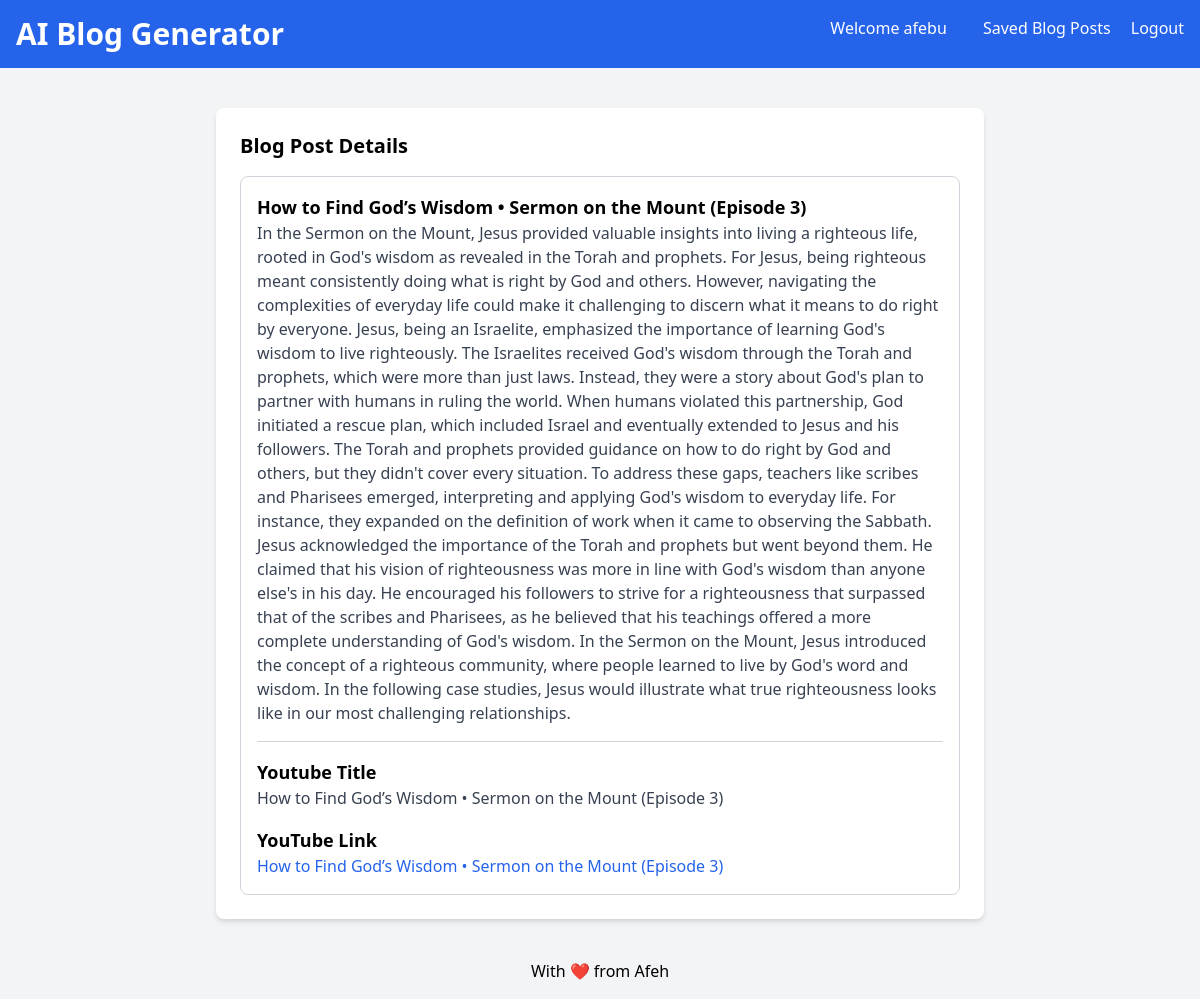
Screenshot of /blog-details/5 (signed in) with the database file from the repository.
### blog_generator/models.py (models this page shows, shortened)
class BlogPost(models.Model):
	user = models.ForeignKey(User, on_delete=models.CASCADE)
	youtube_title = models.CharField(max_length=300)
	youtube_link = models.URLField()
	generated_content = models.TextField()
	created_at = models.DateTimeField(auto_now_add=True)

### blog_generator/views.py (the view)
# urls.py: path('blog-details/<int:pk>', views.blog_details, name='blog-details'),
def blog_details(request, pk):
	blog_article_detail = BlogPost.objects.get(id=pk)
	if request.user == blog_article_detail.user:
		return render(request, 'blog-details.html', {'blog_article_detail': blog_article_detail})
	else:
		return redirect('/')

### templates/blog-details.html (shortened to what this page needs)
<!DOCTYPE html>
<html lang="en">
	<head>
		<link href="https://cdn.jsdelivr.net/npm/tailwindcss@2.2.19/dist/tailwind.min.css" rel="stylesheet"/>
	</head>
	<body class="bg-gray-100 font-sans antialised">
		<nav class="bg-blue-600 p-4 text-white flex justify-between">
			<a href="/">
				<div>
					<h1 class="text-3xl font-bold">AI Blog Generator</h1>
				</div>
			</a>
			<div>
				<a href="/" class="text-white hover:underline mx-4">Welcome {{ user.username }}</a>
				<a href="/blog-list" class="text-white hover:underline mx-4">Saved Blog Posts</a>
				<a href="logout" class="text-white hover:underline">Logout</a>
			</div>
		</nav>
		<div class="container mx-auto mt-10 px-4 sm:px-0">
			<div class="max-w-3xl mx-auto bg-white p-6 rounded-lg shadow-md">
				<section>
					<h2 class="text-xl mb-4 font-semibold">Blog Post Details</h2>
					<div class="border border-gray-300 p-4 rounded-lg">
						<h3 class="text-lg font-semibold">{{blog_article_detail.youtube_title}}</h3>
						<p class="text-gray-700">{{blog_article_detail.generated_content}}</p>
						<hr class="my-4 border-gray-300">
						<h4 class="text-lg font-semibold">Youtube Title</h4>
						<p class="text-gray-700">{{blog_article_detail.youtube_title}}</p>
						<h4 class="text-lg font-semibold mt-4">YouTube Link</h4>
						<a class="text-blue-600 hover:underline" href="{{blog_article_detail.youtube_link}}">{{blog_article_detail.youtube_title}}</a>
					</div>
				</section>
			</div>
		</div>
		<footer class="text-center p-4 text-black mt-6">
			<a href="https://github.com/Afeh">With ❤️ from Afeh</a>
		</footer>
	</body>
</html>

### rows the page displays
BlogPost: youtube_title "How to Find God’s Wisdom • Sermon on the Mount (Episode 3)", generated_content "In the Sermon on the Mount, Jesus provided valuable insights into living a righteous life, rooted in God's wisdom as revealed in the Torah and prophets. For Jesus, being righteous meant consistently doing what is right by God and others. However, navigating the complexities of everyday life could make it challenging to discern what it means to do right by everyone. Jesus, being an Israelite, emphasized the importance of learning God's wisdom to live righteously. The Israelites received God's wisdom through the Torah and prophets, which were more than just laws. Instead, they were a story about God's plan to partner with humans in ruling the world. When humans violated this partnership, God…"

### other values shown
{{ user.username }} "afebu"
